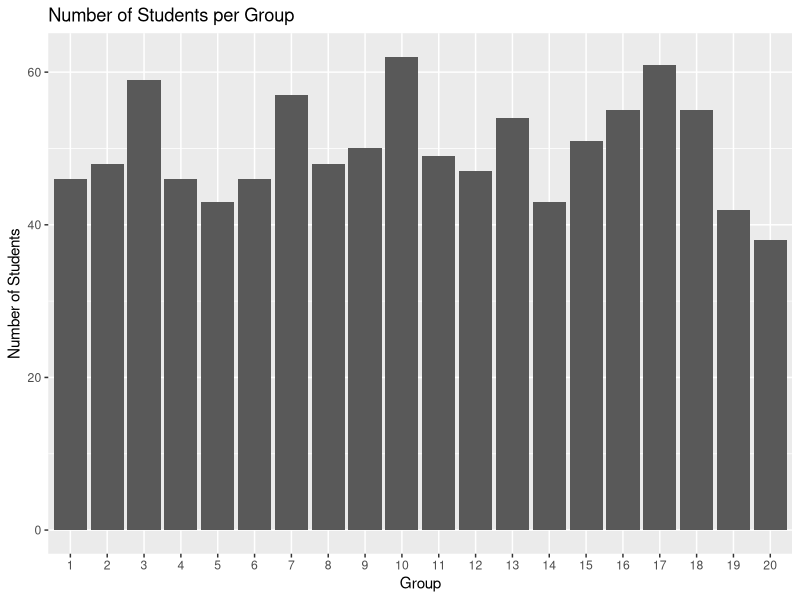
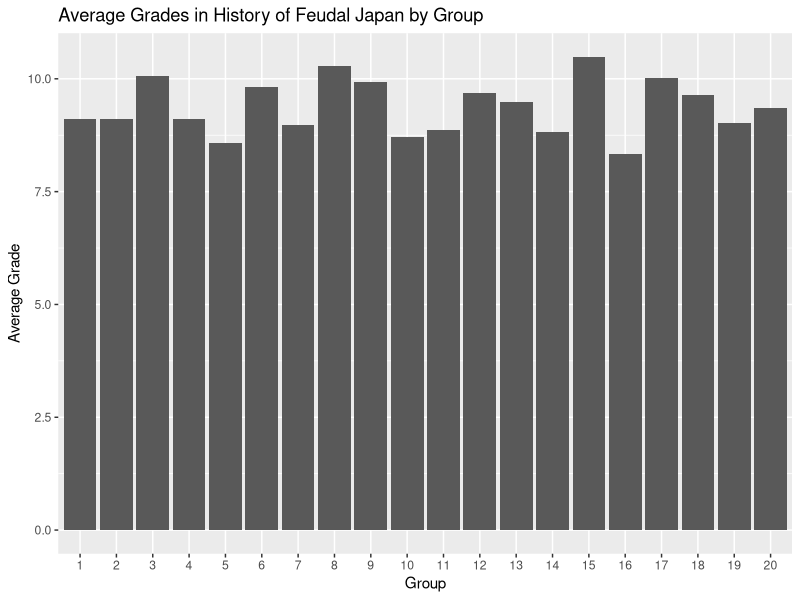
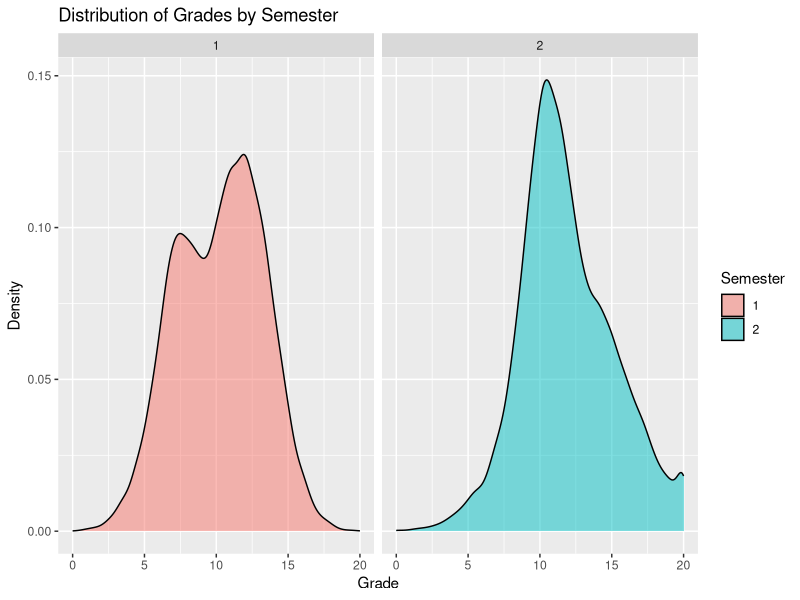

The R source for these figures, in order:
## ---- chunk 1
library(dplyr)
library(readr)
library(tidyr)
grades <- read.csv("grades.csv")
## ---- chunk 2

## ---- chunk 3
library(knitr)
unique_students <- grades %>% distinct(id)
num_students <- nrow(unique_students)
unique_students %>% slice_head(n = 5) %>% knitr::kable()
## ---- chunk 4
students <- grades %>% distinct(id, group)
students %>% slice_head(n = 5) %>% knitr::kable()
## ---- chunk 5
library(ggplot2)
grades %>%
  distinct(id, group) %>%
  count(group) %>%
  ggplot(aes(x = factor(group), y = n)) +
  geom_bar(stat = "identity") +
  labs(x = "Group", y = "Number of Students", title = "Number of Students per Group")
## ---- chunk 6
grades %>%
  filter(course == "History of Feudal Japan") %>%
  group_by(group) %>%
  summarize(avg_grade = mean(grade, na.rm = TRUE)) %>%
  ggplot(aes(x = factor(group), y = avg_grade)) +
  geom_col() +
  labs(x = "Group", y = "Average Grade", title = "Average Grades in History of Feudal Japan by Group")
## ---- chunk 7
grades %>%
  ggplot(aes(x = grade, fill = factor(semester))) +
  geom_density(alpha = 0.5) +
  facet_wrap(~ semester) +
  labs(x = "Grade", y = "Density", fill = "Semester", title = "Distribution of Grades by Semester")
## ---- chunk 8
grades_per_student <- grades %>%
  group_by(id, group) %>%
  summarize(
    num_grades = n(),
    min_grade = min(grade),
    max_grade = max(grade),
    avg_grade = mean(grade),
    median_grade = median(grade),
    .groups = "drop"
  )
grades_per_student %>% slice_head(n = 5) %>% knitr::kable()
